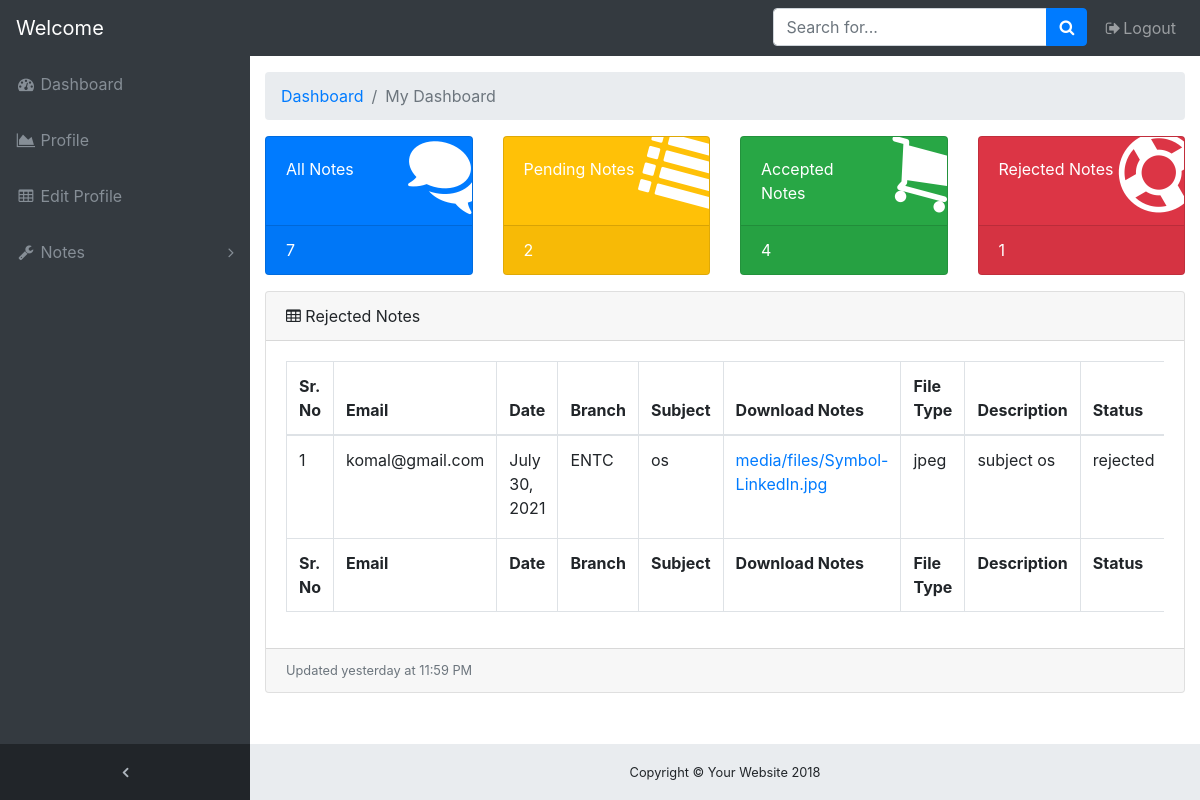
/notes/rejectednotes/, run on the app's committed database.
### onlinenotes/models.py (models this page shows, shortened)
class notes(models.Model):
    user = models.ForeignKey(User,on_delete=models.CASCADE)
    branch = models.CharField(max_length=30)
    uploadingnotes = models.FileField(upload_to='media/files/')
    date = models.DateField()
    filetype = models.CharField(max_length=30)
    status = models.CharField(max_length=30)
    subject = models.CharField(max_length=30)
    description = models.CharField(max_length=100)

### onlinenotes/views.py (the view)
# urls.py: path('rejectednotes/',views.rejectednotes,name="rejectednotes"),
def rejectednotes(request):
    allnote = notes.objects.all().filter(status="rejected")
    accept = notes.objects.filter(status='accepted').count()
    all = notes.objects.all().count()
    reject = notes.objects.filter(status='rejected').count()
    pend = notes.objects.filter(status='pending').count()
    context={'allnote':allnote,'accept':accept,'all':all,'reject':reject,'pend':pend}
    return render(request,'onlinenotes/rejectednotes.html',context)

### onlinenotes/templates/onlinenotes/rejectednotes.html (shortened to what this page needs)
<!DOCTYPE html>
{% load static %}
<html lang="en">
<head>
    <link rel="stylesheet" href="https://stackpath.bootstrapcdn.com/bootstrap/4.5.2/css/bootstrap.min.css">
    <link href="//netdna.bootstrapcdn.com/bootstrap/3.0.0/css/bootstrap-glyphicons.css" rel="stylesheet">
    <link rel="stylesheet" href="https://cdnjs.cloudflare.com/ajax/libs/font-awesome/4.7.0/css/font-awesome.min.css">
    <link rel="stylesheet" href="https://cdn.jsdelivr.net/npm/@fortawesome/fontawesome-free@5.15.3/css/fontawesome.min.css">
    <link rel="stylesheet" href="{% static 'css/admindash.css' %}">
</head>
<body class="fixed-nav sticky-footer bg-dark" id="page-top">
    <nav class="navbar navbar-expand-lg navbar-dark bg-dark fixed-top" id="mainNav">
      <a class="navbar-brand" href="{% url 'home' %}">Welcome {{user.username}}</a>
      <div class="collapse navbar-collapse" id="navbarResponsive">
        <ul class="navbar-nav navbar-sidenav" id="exampleAccordion">
          <li class="nav-item" data-toggle="tooltip" data-placement="right" title="Dashboard">
            <a class="nav-link" href="{% url 'admindashboard' %}">
              <i class="fa fa-fw fa-dashboard"></i>
              <span class="nav-link-text">Dashboard</span>
            </a>
          </li>
          <li class="nav-item" data-toggle="tooltip" data-placement="right" title="Charts">
            <a class="nav-link" href="{% url 'profile' user.id %}">
              <i class="fa fa-fw fa-area-chart"></i>
              <span class="nav-link-text">Profile</span>
            </a>
          </li>
          <li class="nav-item" data-toggle="tooltip" data-placement="right" title="Tables">
            <a class="nav-link" href="{% url 'editprofile' user.id %}">
              <i class="fa fa-fw fa-table"></i>
              <span class="nav-link-text">Edit Profile</span>
            </a>
          </li>
          <li class="nav-item" data-toggle="tooltip" data-placement="right" title="Components">
            <a class="nav-link nav-link-collapse collapsed" data-toggle="collapse" href="#collapseComponents" data-parent="#exampleAccordion">
              <i class="fa fa-fw fa-wrench"></i>
              <span class="nav-link-text">Notes</span>
            </a>
          </li>
        </ul>
        <ul class="navbar-nav sidenav-toggler">
          <li class="nav-item">
            <a class="nav-link text-center" id="sidenavToggler">
              <i class="fa fa-fw fa-angle-left"></i>
            </a>
          </li>
        </ul>
        <ul class="navbar-nav ml-auto">
          <li class="nav-item">
            <form class="form-inline my-2 my-lg-0 mr-lg-2">
              <div class="input-group">
                <input class="form-control" type="text" placeholder="Search for...">
                <span class="input-group-append">
                  <button class="btn btn-primary" type="button">
                    <i class="fa fa-search"></i>
                  </button>
                </span>
              </div>
            </form>
          </li>
          <li class="nav-item">
            <a class="nav-link" href="{% url 'logout' %}" data-toggle="modal" data-target="#exampleModal">
              <i class="fa fa-fw fa-sign-out"></i>Logout</a>
          </li>
        </ul>
      </div>
    </nav>
    <div class="content-wrapper">
      <div class="container-fluid">
        <ol class="breadcrumb">
          <li class="breadcrumb-item">
            <a href="#">Dashboard</a>
          </li>
          <li class="breadcrumb-item active">My Dashboard</li>
        </ol>
        <div class="row">
          <div class="col-xl-3 col-sm-6 mb-3">
            <div class="card text-white bg-primary o-hidden h-100">
              <div class="card-body">
                <div class="card-body-icon">
                  <i class="fa fa-fw fa-comments"></i>
                </div>
                <div class="mr-5">All Notes</div>
              </div>
              <a class="card-footer text-white clearfix large z-1" href="{% url 'allnotes' %}">
                <span class="float-left">{{all}}</span>
              </a>
            </div>
          </div>
          <div class="col-xl-3 col-sm-6 mb-3">
            <div class="card text-white bg-warning o-hidden h-100">
              <div class="card-body">
                <div class="card-body-icon">
                  <i class="fa fa-fw fa-list"></i>
                </div>
                <div class="mr-5">Pending Notes</div>
              </div>
              <a class="card-footer text-white clearfix large z-1" href="{% url 'pendingnotes' %}">
                <span class="float-left">{{pend}}</span>
              </a>
            </div>
          </div>
          <div class="col-xl-3 col-sm-6 mb-3">
            <div class="card text-white bg-success o-hidden h-100">
              <div class="card-body">
                <div class="card-body-icon">
                  <i class="fa fa-fw fa-shopping-cart"></i>
                </div>
                <div class="mr-5">Accepted Notes</div>
              </div>
              <a class="card-footer text-white clearfix large z-1" href="{% url 'acceptednotes' %}">
                <span class="float-left">{{accept}}</span>
              </a>
            </div>
          </div>
          <div class="col-xl-3 col-sm-6 mb-3">
            <div class="card text-white bg-danger o-hidden h-100">
              <div class="card-body">
                <div class="card-body-icon">
                  <i class="fa fa-fw fa-support"></i>
                </div>
                <div class="mr-5">Rejected Notes</div>
              </div>
              <a class="card-footer text-white clearfix large z-1" href="{% url 'rejectednotes' %}">
                <span class="float-left">{{reject}}</span>
              </a>
            </div>
          </div>
        </div>
        <div class="card mb-3">
          <div class="card-header">
            <i class="fa fa-table"></i> Rejected Notes</div>
          <div class="card-body">
            <div class="table-responsive">
              <table class="table table-bordered" id="dataTable" width="100%" cellspacing="0">
                <thead>
                  <tr>
                    <th>Sr. No</th>
                    <th>Email</th>
                    <th>Date</th>
                    <th>Branch</th>
                    <th>Subject</th>
                    <th>Download Notes</th>
                    <th>File Type</th>
                    <th>Description</th>
                    <th>Status</th>
                  </tr>
                </thead>
                <tfoot>
                  <tr>
                    <th>Sr. No</th>
                    <th>Email</th>
                    <th>Date</th>
                    <th>Branch</th>
                    <th>Subject</th>
                    <th>Download Notes</th>
                    <th>File Type</th>
                    <th>Description</th>
                    <th>Status</th>
                  </tr>
                </tfoot>
                <tbody>
                  {% for i in allnote %}
                    <tr>
                      <td>{{forloop.counter}}</td>
                      <td>{{i.user.email}}</td>
                      <td>{{i.date}}</td>
                      <td>{{i.branch}}</td>
                      <td>{{i.subject}}</td>
                      <td><a href="{{ i.uploadingnotes.url }}">{{ i.uploadingnotes }}</a></td>
                      <td>{{i.filetype}}</td>
                      <td>{{i.description}}</td>
                      <td>{{i.status}}</td>
                    </tr>
                  {% endfor %}
                </tbody>
              </table>
            </div>
          </div>
          <div class="card-footer small text-muted">Updated yesterday at 11:59 PM</div>
        </div>
      </div>
      <footer class="sticky-footer">
        <div class="container">
          <div class="text-center">
            <small>Copyright © Your Website 2018</small>
          </div>
        </div>
      </footer>
    </div>
  </body>
</html>

### onlinenotes/static/css/admindash.css (style rules this page uses)
html { position: relative; min-height: 100%; }
body { overflow-x: hidden; }
body.sticky-footer { margin-bottom: 56px; }
body.sticky-footer .content-wrapper { min-height: calc(100vh - 56px - 56px); }
body.fixed-nav { padding-top: 56px; }
.content-wrapper { min-height: calc(100vh - 56px); padding-top: 1rem; }
.o-hidden { overflow: hidden !important; }
.z-1 { z-index: 1; }
#mainNav .navbar-collapse { overflow: auto; max-height: 75vh; }
#mainNav .navbar-collapse .navbar-nav .nav-item .nav-link { cursor: pointer; }
#mainNav .navbar-collapse .navbar-sidenav .nav-link-collapse:after { float: right; content: '\f107'; font-family: 'FontAwesome'; }
#mainNav .navbar-collapse .navbar-sidenav .nav-link-collapse.collapsed:after { content: '\f105'; }
#mainNav .navbar-collapse .sidenav-toggler { display: none; }
@media (min-width: 992px) { #mainNav .navbar-brand { width: 250px; } }
@media (min-width: 992px) { #mainNav .navbar-collapse { overflow: visible; max-height: none; } }
@media (min-width: 992px) { #mainNav .navbar-collapse .navbar-sidenav { position: absolute; top: 0; left: 0; -webkit-flex-direction: column; -ms-flex-direction: column; flex-direction: column; margin-top: 56px; } }
@media (min-width: 992px) { #mainNav .navbar-collapse .navbar-sidenav > .nav-item { width: 250px; padding: 0; } }
@media (min-width: 992px) { #mainNav .navbar-collapse .navbar-sidenav > .nav-item > .nav-link { padding: 1em; } }
#mainNav.fixed-top .sidenav-toggler { display: none; }
@media (min-width: 992px) { #mainNav.fixed-top .navbar-sidenav { height: calc(100vh - 112px); } }
@media (min-width: 992px) { #mainNav.fixed-top .sidenav-toggler { position: absolute; top: 0; left: 0; display: flex; -webkit-flex-direction: column; -ms-flex-direction: column; flex-direction: column; margin-top: calc(100vh - 56px); } }
@media (min-width: 992px) { #mainNav.fixed-top .sidenav-toggler > .nav-item { width: 250px; padding: 0; } }
@media (min-width: 992px) { #mainNav.fixed-top .sidenav-toggler > .nav-item > .nav-link { padding: 1em; } }
#mainNav.fixed-top.navbar-dark .sidenav-toggler { background-color: #212529; }
#mainNav.fixed-top.navbar-dark .sidenav-toggler a i { color: #adb5bd; }
.content-wrapper { overflow-x: hidden; background: white; }
@media (min-width: 992px) { .content-wrapper { margin-left: 250px; } }
#sidenavToggler i { font-weight: 800; }
#mainNav.navbar-dark .navbar-collapse .navbar-sidenav .nav-link-collapse:after { color: #868e96; }
#mainNav.navbar-dark .navbar-collapse .navbar-sidenav > .nav-item > .nav-link { color: #868e96; }
@media (min-width: 992px) { #mainNav.navbar-dark .navbar-collapse .navbar-sidenav { background: #343a40; } }
.card-body-icon { position: absolute; z-index: 0; top: -25px; right: -25px; font-size: 5rem; -webkit-transform: rotate(15deg); -ms-transform: rotate(15deg); transform: rotate(15deg); }
footer.sticky-footer { position: absolute; right: 0; bottom: 0; width: 100%; height: 56px; background-color: #e9ecef; line-height: 55px; }
@media (min-width: 992px) { footer.sticky-footer { width: calc(100% - 250px); } }

### data on the page
notes: user.email "komal@gmail.com", date "July 30, 2021", branch "ENTC", subject "os", uploadingnotes "media/files/Symbol-LinkedIn.jpg", filetype "jpeg", description "subject os", status "rejected"

### other printed values
{{ all }} "7"
{{ pend }} "2"
{{ accept }} "4"
{{ reject }} "1"
